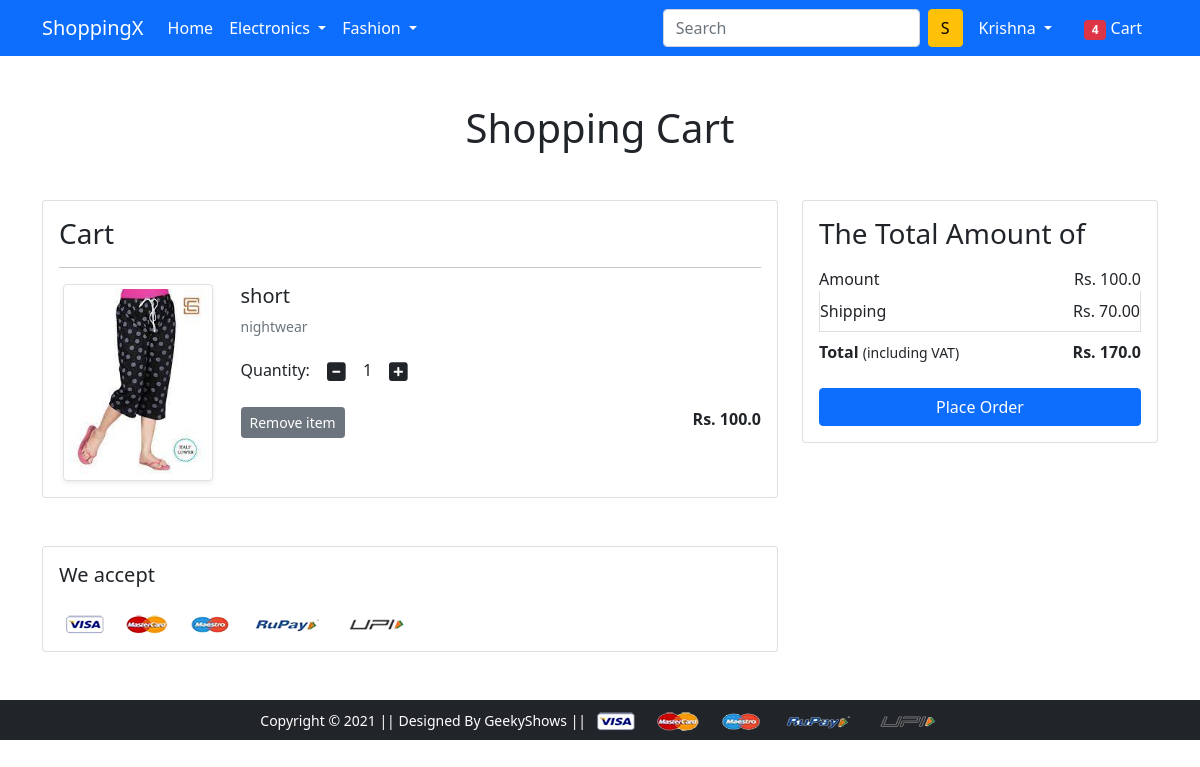
The page /cart/ (signed in) on the database as committed earlier.
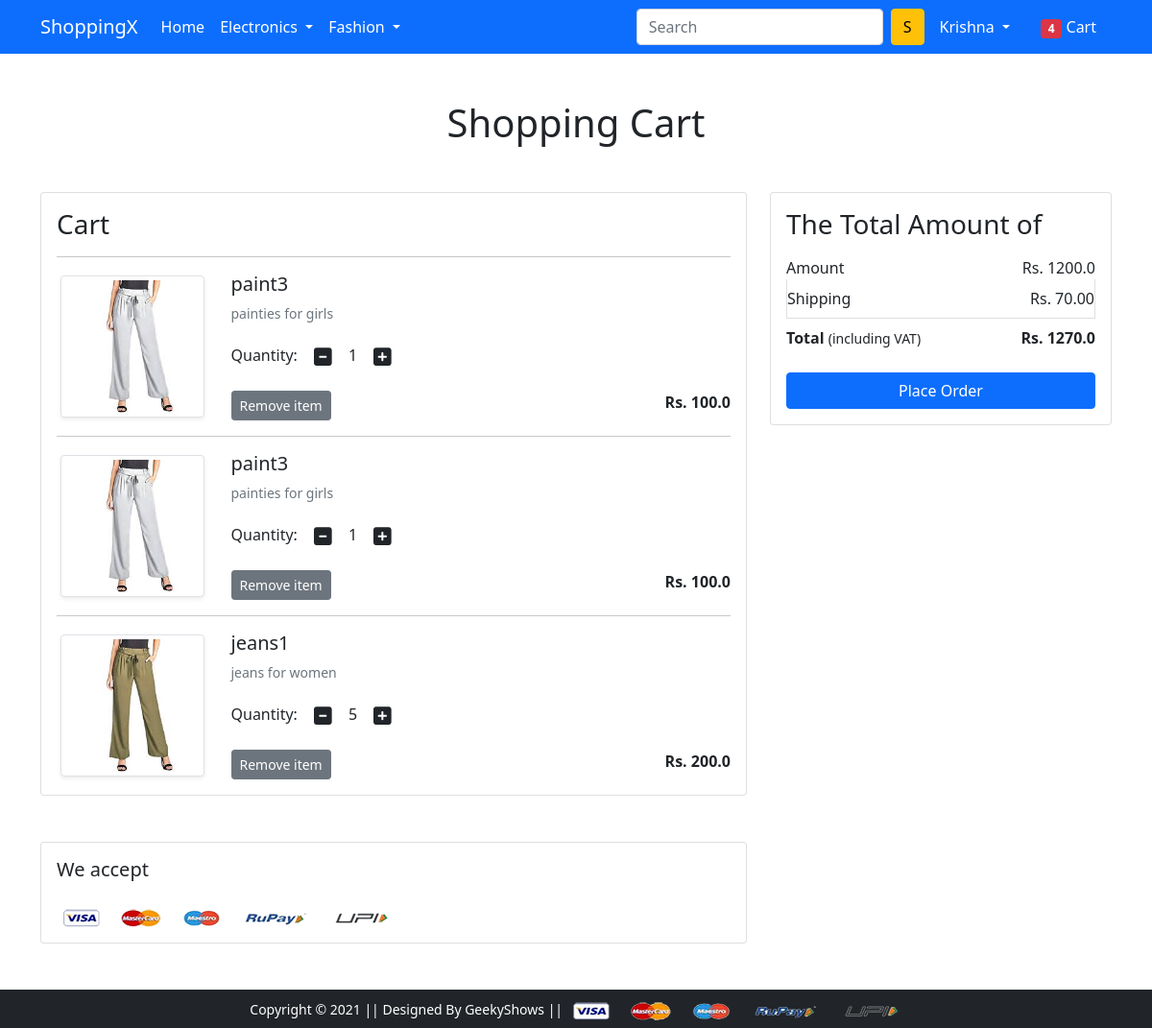
The same page on the database as committed later.
### app/models.py (models this page shows, shortened)
class Cart(models.Model):
    user = models.ForeignKey(User,on_delete=models.CASCADE)
    product = models.ForeignKey(Product , on_delete=models.CASCADE)
    quantity = models.PositiveIntegerField(default=1)

class Product(models.Model):
    title = models.CharField(max_length=100)
    selling_price = models.FloatField()
    discounted_price = models.FloatField()
    description = models.TextField()
    brand = models.CharField(max_length=100)
    category = models.CharField(choices=CATEGORY_CHOICES,max_length=2)
    product_image = models.ImageField(upload_to='productimg')

### app/views.py (the view)
# urls.py: path('cart/',views.show_cart,name='showcart'),
@login_required
def show_cart(request):
 if request.user.is_authenticated:
  user =request.user
  cart = Cart.objects.filter(user=user)
  amount= 0.0
  shipping_amount = 70.0
  total_amount = 0.0
  cart_product = [p for p in Cart.objects.all() if p.user == user]
  if cart_product:
   for p in cart_product:
    tempamount = (p.quantity * p.product.discounted_price)
    amount+=tempamount
    total_amount = amount + shipping_amount
   return render(request,'app/addtocart.html',{'carts':cart,'total_amount':total_amount,'amount':amount})
  else:
   return render(request,'app/emptycart.html')

### app/templates/app/addtocart.html (shortened to what this page needs)
{% extends 'app/base.html' %}
{% load static %}
{% block main-content %}
<div class="container my-5">
 <div class="row">
  <h1 class="text-center mb-5">Shopping Cart</h1>
  <div class="col-sm-8">
  <div class="card">
   <div class="card-body">
    <h3>Cart</h3>
    {% for cart in carts %}
    <hr>
    <div class="row">
     <div class="col-sm-3 text-center align-self-center"><img src="{{cart.product.product_image.url}}" alt="" srcset="" class="img-fluid img-thumbnail shadow-sm" height="150" width="150"> </div>
     <div class="col-sm-9">
      <div>
       <h5>{{cart.product.title}}</h5>
       <p class="mb-2 text-muted small">{{cart.product.description}}</p>
       <div class="my-3">
        <label for="quantity">Quantity:</label>
        <a class="minus-cart btn" pid="{{cart.product.id}}"><i class="fas fa-minus-square fa-lg"></i></a>
          <span id="quantity">{{cart.quantity}}</span>
        <a class="plus-cart btn" pid="{{cart.product.id}}"><i class="fas fa-plus-square fa-lg"></i></a>
       </div>
       <div class="d-flex justify-content-between">
        <a href="#" class="btn btn-sm btn-secondary mr-3 remove-cart" pid="{{cart.product.id}}">Remove item </a>
        <p class="mb-0"><span><strong>Rs. {{cart.product.discounted_price}}</strong></span></p>
       </div>
      </div>
     </div>
    </div>
    {% endfor %}
   </div>
   </div>
  </div>
  <div class="col-sm-4">
   <div class="card">
    <div class="card-body">
      <h3>The Total Amount of</h3>
      <ul class="list-group">
       <li class="list-group-item d-flex justify-content-between align-items-center border-0 px-0 pb-0">Amount<span>Rs. <span id="amount">{{amount}}</span></span></li>
       <li class="list-group-item d-flex justify-content-between align-items-center px-0">Shipping<span>Rs. 70.00</span></li>
       <li class="list-group-item d-flex justify-content-between align-items-center border-0 px-0 mb-3">
        <div>
           <strong>Total</strong> <small>(including VAT)</small>
         </div>
         <span><strong>Rs. <strong id="totalamount">{{total_amount}}</strong></strong></span>
       </li>
      </ul>
      <div class="d-grid"><a href="{% url 'checkout' %}" class="btn btn-primary">Place Order</a></div>
    </div>
   </div>
  </div>
 </div>
</div>
<div class="container">
 <div class="row">
  <div class="col-sm-8">
   <div class="card">
    <div class="card-body">
      <h5 class="mb-4">We accept</h5>
      <img src="{% static 'app/images/payment.png' %}" alt="" class="img-fluid">
    </div>
  </div>
  </div>
 </div>
</div>
{% endblock main-content %}

### app/templates/app/base.html (shortened to what this page needs)
<!doctype html>
{% load static %}
<html lang="en">
  <head>
    <link href="https://cdn.jsdelivr.net/npm/bootstrap@5.0.0-beta1/dist/css/bootstrap.min.css" rel="stylesheet">
    <link rel="stylesheet" href="{% static 'app/css/owl.carousel.min.css' %}">
    <link rel="stylesheet" href="{% static 'app/css/all.min.css' %}">
    <link rel="stylesheet" href="{% static 'app/css/style.css' %}">
  </head>
  <body>
    <nav class="navbar navbar-expand-lg navbar-dark bg-primary">
     <div class="container">
       <a class="navbar-brand" href="/">ShoppingX</a>
       <div class="collapse navbar-collapse" id="navbarSupportedContent">
         <ul class="navbar-nav me-auto mb-2 mb-lg-0">
           <li class="nav-item">
             <a class="nav-link active" aria-current="page" href="/">Home</a>
           </li>
           <li class="nav-item dropdown">
             <a class="nav-link dropdown-toggle text-white" href="#" id="electronicsDropdown" role="button" data-bs-toggle="dropdown" aria-expanded="false">
               Electronics
             </a>
           </li>
           <li class="nav-item dropdown">
             <a class="nav-link dropdown-toggle text-white" href="#" id="fashionDropdown" role="button" data-bs-toggle="dropdown" aria-expanded="false">
               Fashion
             </a>
           </li>
         </ul>
         <form class="d-flex">
           <input class="form-control me-2" type="search" placeholder="Search" aria-label="Search">
           <button class="btn btn-warning" type="submit">S</button>
         </form>
         <div>
          <ul class="navbar-nav me-auto mb-2 mb-lg-0">
           {% if request.user.is_authenticated %}
              <li class="nav-item dropdown mx-2">
              <a class="nav-link dropdown-toggle text-white" href="#" id="profileDropdown" role="button" data-bs-toggle="dropdown" aria-expanded="false">
                {{request.user.username |capfirst }}
              </a>
            </li>
            <li class="nav-item mx-2">
             <a href="{% url 'showcart' %}" class="nav-link text-white"><span class="badge bg-danger">4</span> Cart </a>
            </li>
              {% endif %}
          </ul>
         </div>
       </div>
     </div>
    </nav>
    {% block main-content %} {% endblock main-content %}
    <footer class="container-fluid bg-dark text-center p-2 mt-5">
        <small class="text-white">Copyright &copy; 2021 || Designed By GeekyShows || </small>
        <img src="{% static 'app/images/payment.png' %}" alt="" srcset="" class="img-fluid" height="2px">
    </footer>
  </body>
</html>

Rows that differ between the two databases and show on the page:
removed Cart: product.product_image (picture), product "short", product.description "nightwear", quantity "1", product.discounted_price "100.0"
added Cart: product.product_image (picture), product "paint3", product.description "painties for girls", quantity "1", product.discounted_price "100.0"
added Cart: product.product_image (picture), product "paint3", product.description "painties for girls", quantity "1", product.discounted_price "100.0"
added Cart: product.product_image (picture), product "jeans1", product.description "jeans for women", quantity "5", product.discounted_price "200.0"
Other text that changed with them:
{{ amount }}: "100.0" → "1200.0"
{{ total_amount }}: "170.0" → "1270.0"
